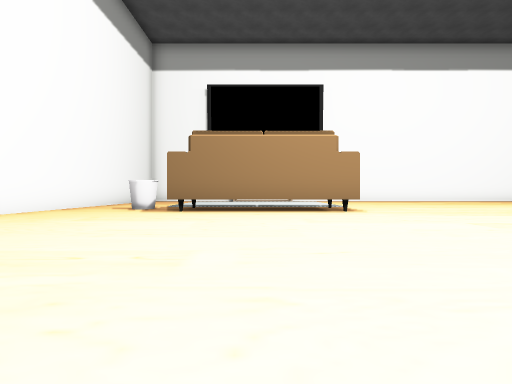
View 1 (above)

20 first-person views from a walk through a scene from a Unity 3-D project. The camera is 0.21 m above the floor, looks level and sees 85° across. The floor is counted in squares, 0.5 m on a side. Each view is taken from the middle of a square. On the plan, view 1 faces up. The plan holds only what a view shows up to about 9 squares ahead; the rest is blank. The place goes on beyond the plan. The player character is not drawn.

View 2
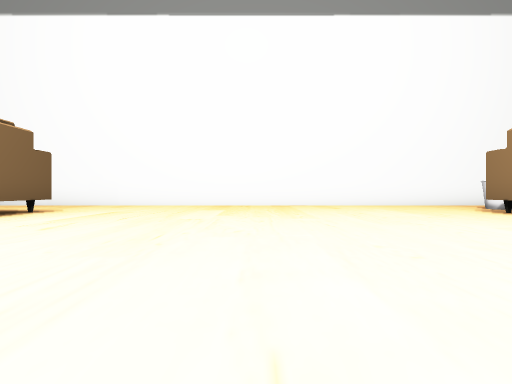

View 3
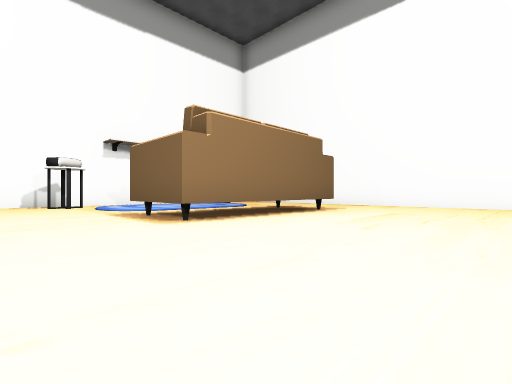

View 4
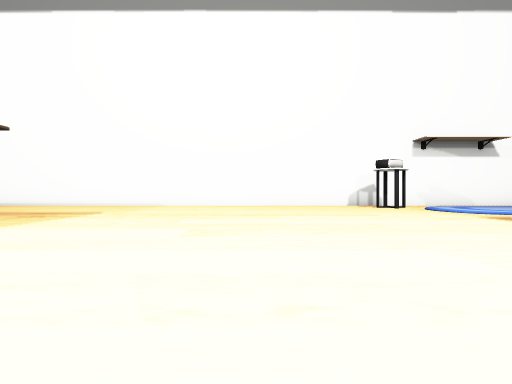

View 5
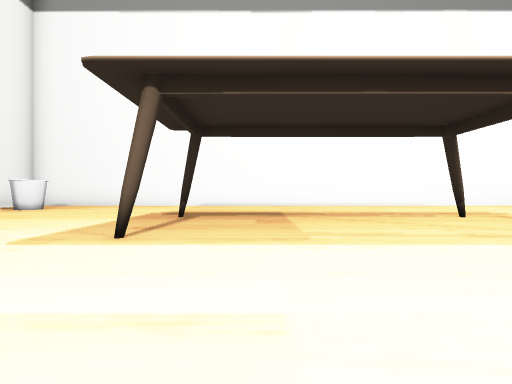

View 6
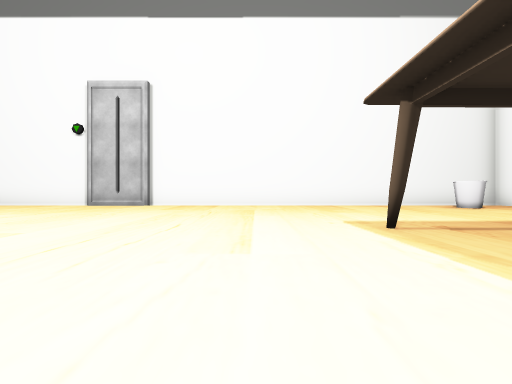

View 7
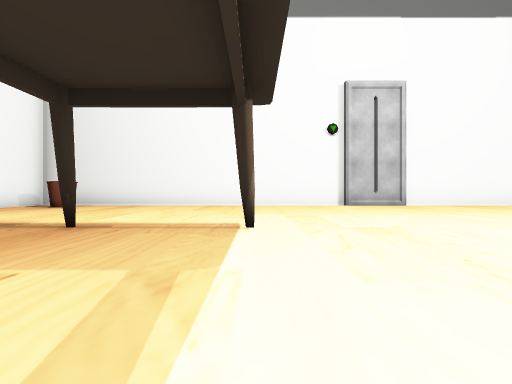

View 8
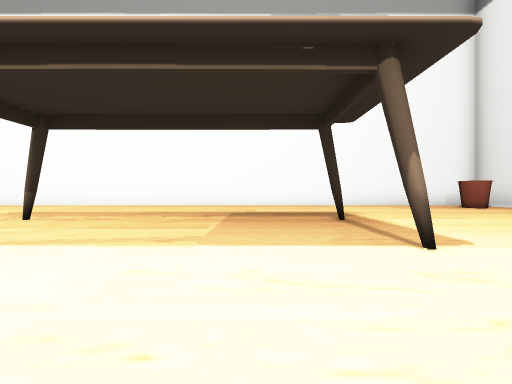

View 9
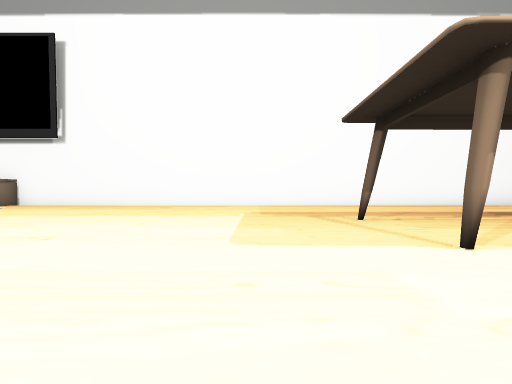

View 10
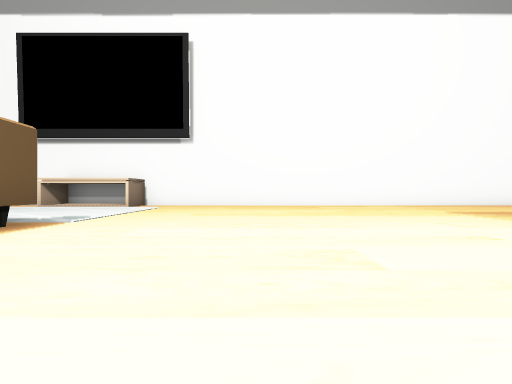

View 11
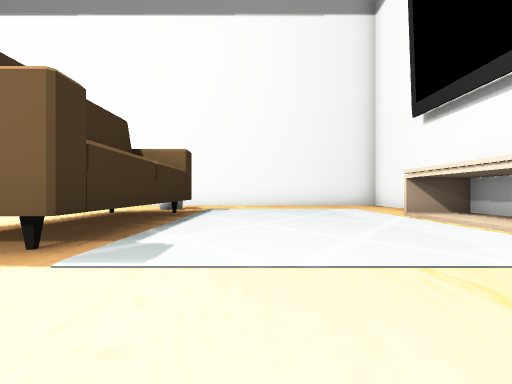

View 12
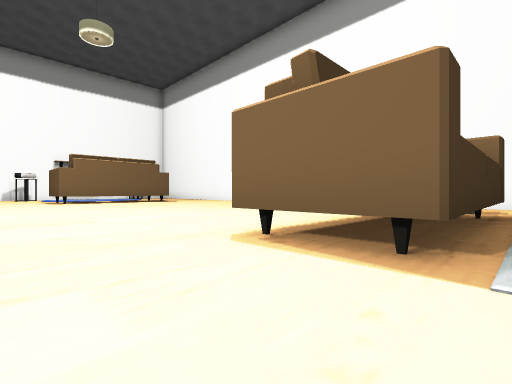

View 13
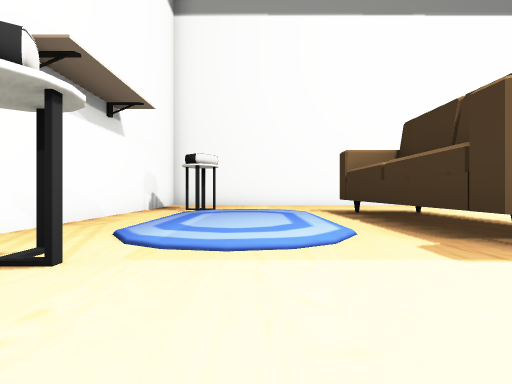

View 14
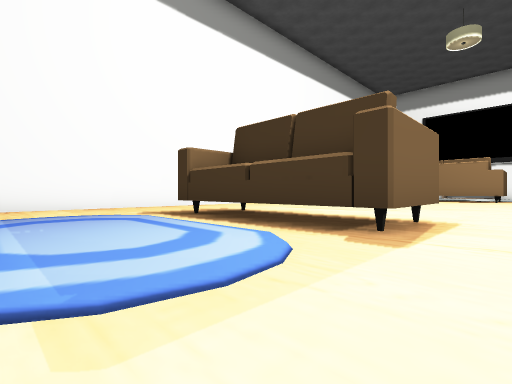

View 15
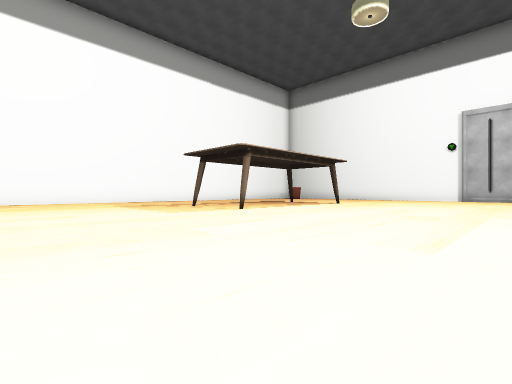

View 16
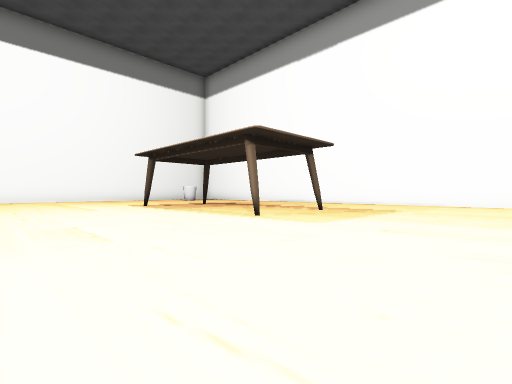

View 17
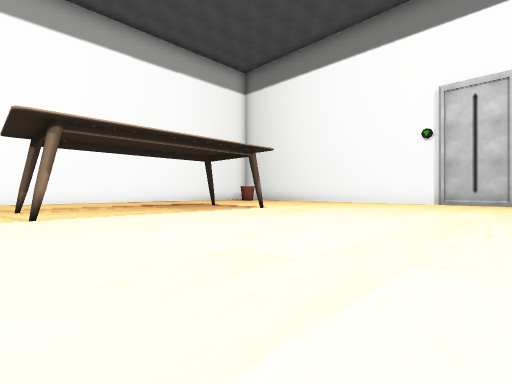

View 18
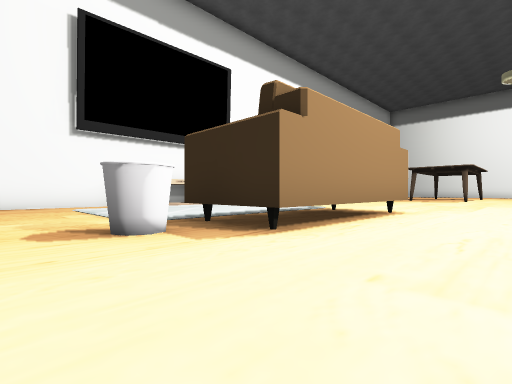

View 19
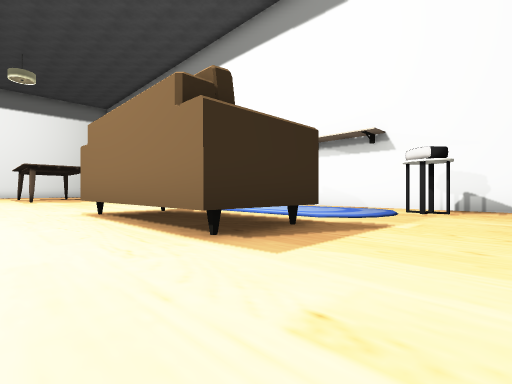

View 20
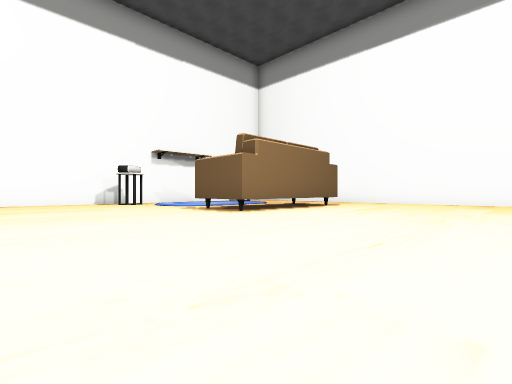

### Floor plan
Key: @ floor where view 1 was taken; # wall or solid block; . floor; B bin; S sofa; T table.
Columns run from 5 left of view 1 to 21 right of it. Each row starts with its distance up from view 1.
 13 ###########################
 12 #...TTT..................B#
 11 #..     .................B#
 10 #..    ...................#
  9 #..    ...................#
  8 #...SSSS........T...T.....#
  7 #.BSSSSS..................#
  6 #..SSSSS........T...T.....#
  5 #.........................#
  4 #.........................#
  3 #......... ...............#
  2 #......... ...............#
  1 #.........................#
  0 #....@....................#
 -1 #.........................#
 -2 #.........................#
 -3 #.........................#
 -4 #..SSSSS........T...T.....#
 -5 #..SSSSS..................#
 -6 #...............T...T.....#
 -7 #...   .................B.#
 -8 #..T  .T................BB#
 -9 #......##.................#
-10 ###########################

Where each view was taken, in squares from view 1:
view 1: 0 up, 0 right, facing up
view 2: 1 up, 4 right, facing left
view 3: 0 up, 4 right, facing down-left
view 4: 1 down, 6 right, facing down
view 5: 1 down, 14 right, facing down
view 6: 2 down, 12 right, facing right
view 7: 6 up, 12 right, facing right
view 8: 4 up, 14 right, facing up
view 9: 4 up, 9 right, facing up
view 10: 4 up, 5 right, facing up
view 11: 9 up, 4 right, facing left
view 12: 8 up, 4 right, facing down-left
view 13: 7 down, 4 right, facing left
view 14: 8 down, 3 right, facing up-left
view 15: 1 up, 6 right, facing up-right
view 16: 0 up, 7 right, facing down-right
view 17: 1 up, 10 right, facing up-right
view 18: 4 up, 4 left, facing up-right
view 19: 2 down, 4 left, facing down-right
view 20: 1 up, 6 right, facing down-left
